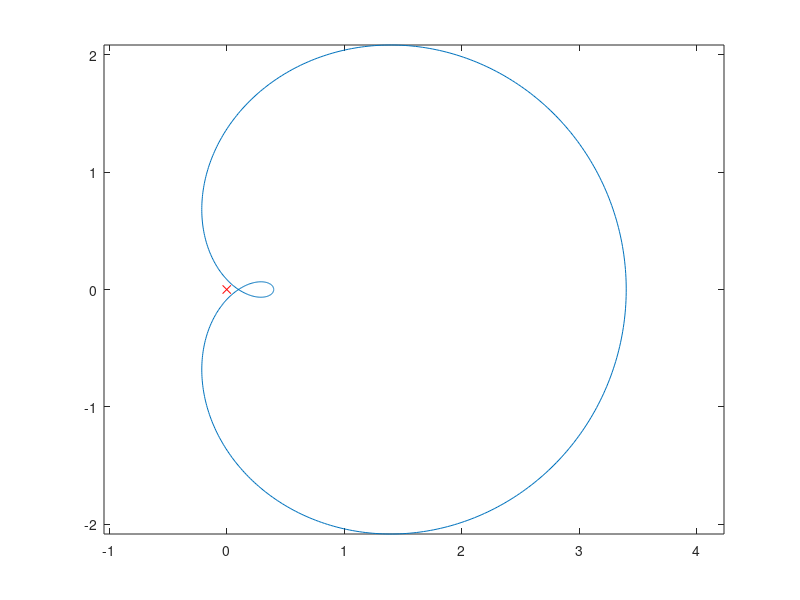
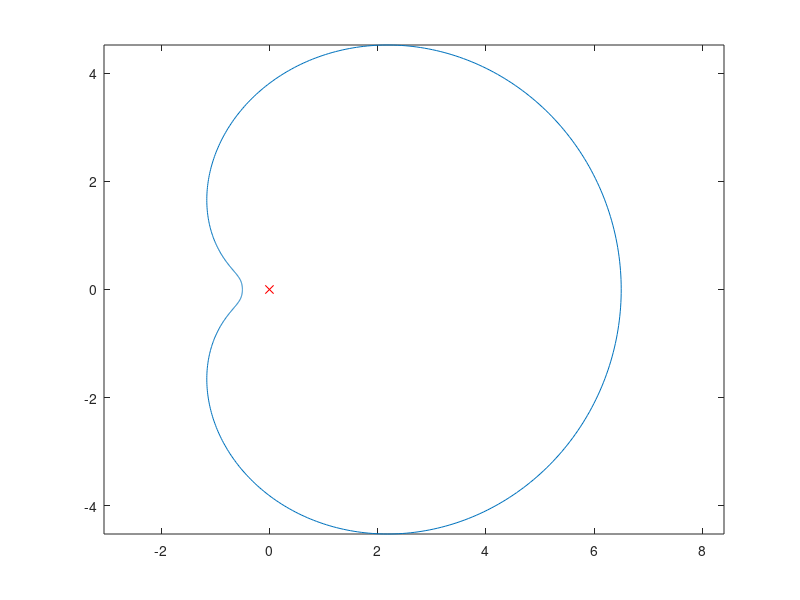
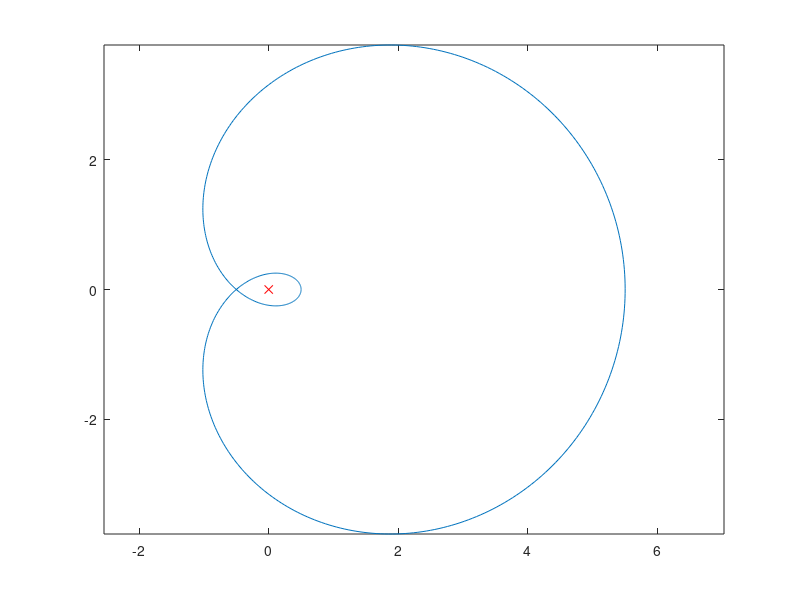
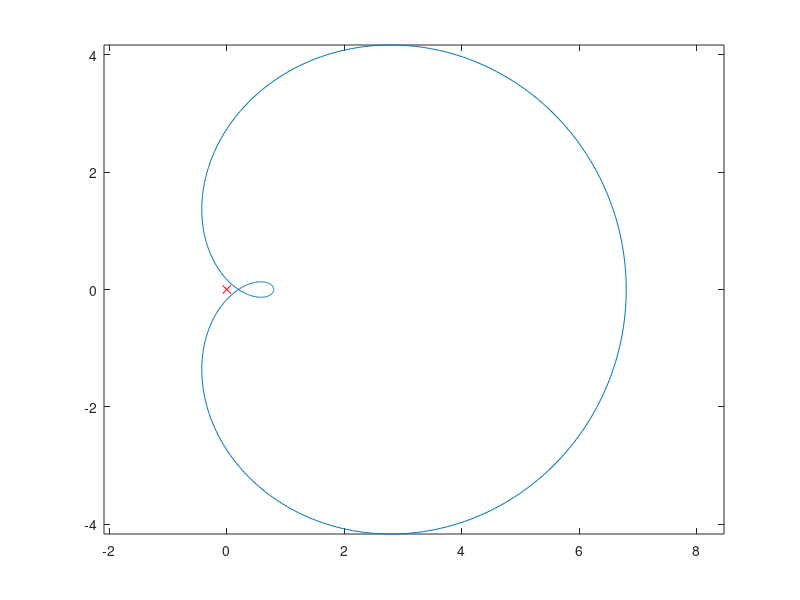

These charts were generated, in order, by the following MATLAB code:
  clear all;close all;
  w = [0:0.01:2*pi];
  z = exp(-i*w);
  %a
  Az1 = 1 - 1.5*z + 0.9*z.^2;
  figure(1);plot(real(Az1),imag(Az1));axis equal;
  hold on;
  plot(0,0,'rx');
  A1 = [1 -1.5 0.9];
  A1d = [1 0 0];
  roots1 = roots(A1);
  testsys1 = tf(A1,A1d,-1); %-1 is the sample time, if it's undefined, it's -1
  [Y1,T1] = step(testsys1);
  figure,plot(T1,Y1);
  figure,plot(step(testsys1));
%   for i = 1:size(roots1)
%       hold on;
%       plot(real(roots1(i)),imag(roots1(i)),'ro');
%   end
%   hold on;
%   rtemp=1;% radius
%   xplot=0 + rtemp * cos(w);
%   yplot=0 + rtemp * sin(w);
%   plot(xplot,yplot,'g');
  %b
  Az2 = 1 - 3*z + 2*z.^2 - 0.5*z.^3;
  figure(2),plot(real(Az2),imag(Az2));axis equal;
  hold on;
  plot(0,0,'rx');
  A2 = [1 -3 2 -0.5];
  A2d = [1 0 0 0];
  roots2 = roots(A2);
  testsys2 = tf(A2,A2d,-1); %-1 is the sample time, if it's undefined, it's -1
  [Y2,T2] = step(testsys2);
  figure,plot(T2,Y2);
  figure,plot(step(testsys2));
%   for i = 1:size(roots2)
%       hold on;
%       plot(real(roots2(i)),imag(roots2(i)),'ro');
%   end
%   hold on;
%   rtemp=1;% radius
%   xplot=0 + rtemp * cos(w);
%   yplot=0 + rtemp * sin(w);
%   plot(xplot,yplot,'g');
  %c
  Az3 = 1 - 2*z + 2*z.^2 - 0.5*z.^3;
  figure(3),plot(real(Az3),imag(Az3));axis equal;
  hold on;
  plot(0,0,'rx');
  A3 = [1 -2 2 -0.5];
  A3d = [1 0 0 0];
  roots3 = roots(A3);
  testsys3 = tf(A3,A3d,-1); %-1 is the sample time, if it's undefined, it's -1
  [Y3,T3] = step(testsys3);
  figure,plot(T3,Y3);
  figure,plot(step(testsys3));
%   for i = 1:size(roots3)
%       hold on;
%       plot(real(roots3(i)),imag(roots3(i)),'ro');
%   end
%   hold on;
%   rtemp=1;% radius
%   xplot=0 + rtemp * cos(w);
%   yplot=0 + rtemp * sin(w);
%   plot(xplot,yplot,'g');
  %d
  Az4 = 2 - 3*z + 1.8*z.^2;
  figure(4),plot(real(Az4),imag(Az4));axis equal;
  hold on;
  plot(0,0,'rx');
  A4 = [2 -3 1.8];
  roots4 = roots(A4);
%   for i = 1:size(roots4)
%       hold on;
%       plot(real(roots4(i)),imag(roots4(i)),'ro');
%   end
%   hold on;
%   rtemp=1;% radius
%   xplot=0 + rtemp * cos(w);
%   yplot=0 + rtemp * sin(w);
%   plot(xplot,yplot,'g');
  %e
  Az5 = 1 + 5*z - 0.25*z.^2 - 1.25*z.^3;
  figure(5),plot(real(Az5),imag(Az5));axis equal;
  hold on;
  plot(0,0,'rx');
  A5 = [1 5 -0.25 -1.25];
  A5d = [1 0 0 0];
  roots5 = roots(A5);
  testsys5 = tf(A5,A5d,-1); %-1 is the sample time, if it's undefined, it's -1
  [Y5,T5] = step(testsys5);
  figure,plot(T5,Y5);
  figure,plot(step(testsys5));
%   for i = 1:size(roots5)
%       hold on;
%       plot(real(roots5(i)),imag(roots5(i)),'ro');
%   end
%   hold on;
%   rtemp=1;% radius
%   xplot=0 + rtemp * cos(w);
%   yplot=0 + rtemp * sin(w);
%   plot(xplot,yplot,'g');
  %f
  Az6 = 1 - 1.7*z + 1.7*z.^2 - 0.7*z.^3;
  figure(6),plot(real(Az6),imag(Az6));axis equal;
  hold on;
  plot(0,0,'rx');
  A6 = [1 -1.7 1.7 -0.7];
  A6d = [1 0 0 0];
  roots6 = roots(A6);
  testsys6 = tf(A6,A6d,-1); %-1 is the sample time, if it's undefined, it's -1
  [Y6,T6] = step(testsys6);
  figure,plot(T6,Y6);
  figure,plot(step(testsys6));
%   for i = 1:size(roots6)
%       hold on;
%       plot(real(roots6(i)),imag(roots6(i)),'ro');
%   end
%   hold on;
%   rtemp=1;% radius
%   xplot=0 + rtemp * cos(w);
%   yplot=0 + rtemp * sin(w);
%   plot(xplot,yplot,'g');